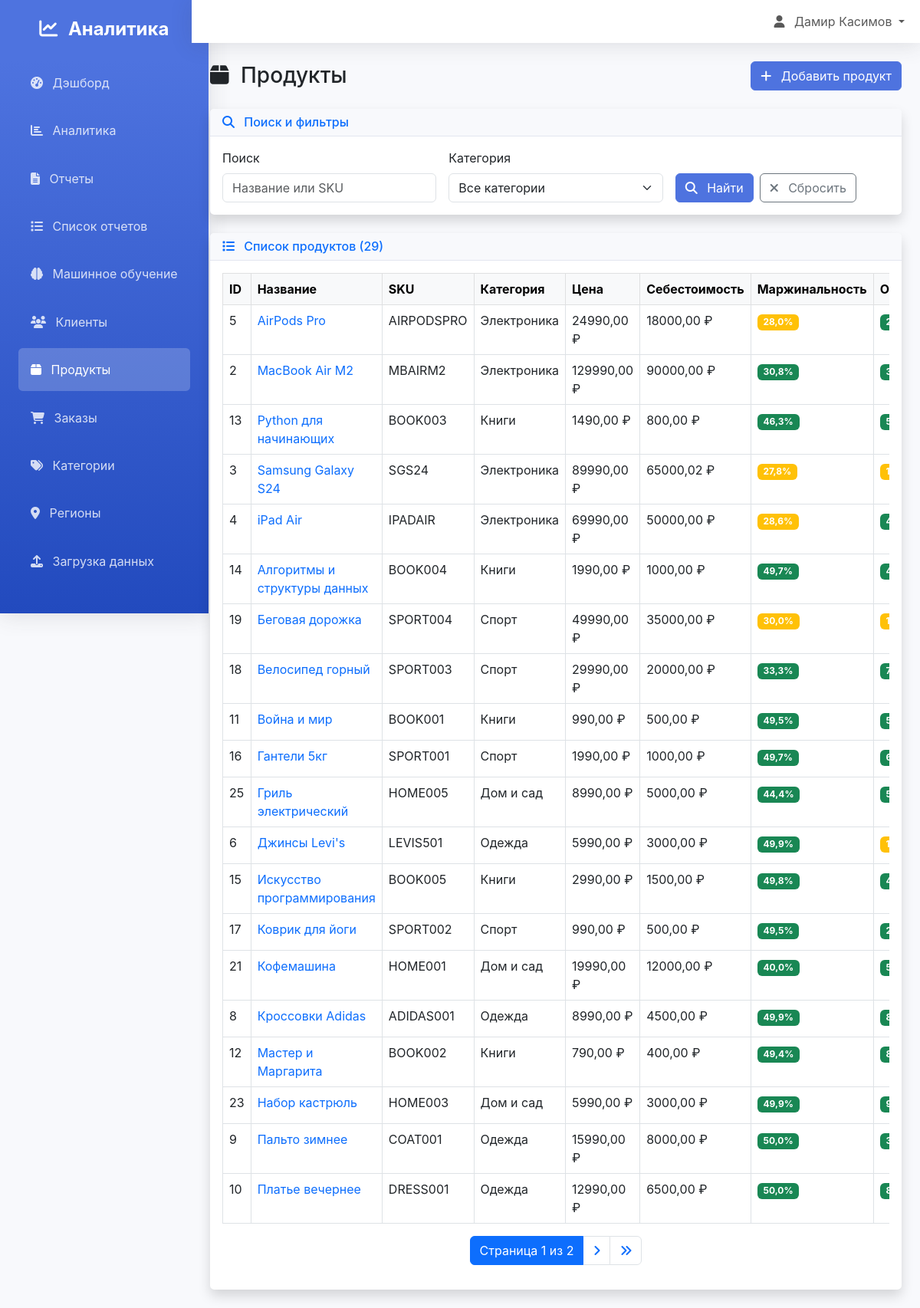
The page /products/ (signed in) on the database its author committed.
### analytics/models.py (models this page shows, shortened)
class Product(models.Model):
    name = models.CharField(max_length=200, verbose_name="Название")
    description = models.TextField(blank=True, verbose_name="Описание")
    category = models.ForeignKey(Category, on_delete=models.CASCADE, verbose_name="Категория")
    price = models.DecimalField(max_digits=10, decimal_places=2, verbose_name="Цена")
    cost = models.DecimalField(max_digits=10, decimal_places=2, verbose_name="Себестоимость")
    stock_quantity = models.IntegerField(default=0, verbose_name="Количество на складе")
    sku = models.CharField(max_length=50, unique=True, verbose_name="SKU")
    image = models.ImageField(upload_to='products/', blank=True, null=True, verbose_name="Изображение")
    created_at = models.DateTimeField(auto_now_add=True, verbose_name="Дата создания")
    updated_at = models.DateTimeField(auto_now=True, verbose_name="Дата обновления")
    is_active = models.BooleanField(default=True, verbose_name="Активен")
    class Meta:
        verbose_name = "Продукт"
        verbose_name_plural = "Продукты"
        ordering = ['name']
    @property
    def profit_margin(self):
        if self.price > 0:
            return ((self.price - self.cost) / self.price) * 100
        return 0

class Category(models.Model):
    name = models.CharField(max_length=100, verbose_name="Название")
    description = models.TextField(blank=True, verbose_name="Описание")
    created_at = models.DateTimeField(auto_now_add=True, verbose_name="Дата создания")
    class Meta:
        verbose_name = "Категория"
        verbose_name_plural = "Категории"
        ordering = ['name']

### analytics/views.py (the view)
# urls.py: path('products/', views.ProductListView.as_view(), name='product_list'),
class ProductListView(LoginRequiredMixin, ListView):
    model = Product
    template_name = 'analytics/product_list.html'
    context_object_name = 'products'
    paginate_by = 20
    def get_queryset(self):
        queryset = Product.objects.all()
        search = self.request.GET.get('search')
        category = self.request.GET.get('category')
        if search:
            queryset = queryset.filter(
                Q(name__icontains=search) |
                Q(sku__icontains=search)
            )
        if category:
            queryset = queryset.filter(category_id=category)
        return queryset
    def get_context_data(self, **kwargs):
        context = super().get_context_data(**kwargs)
        context['categories'] = Category.objects.all()
        return context

### templates/analytics/product_list.html (shortened to what this page needs)
{% extends 'base.html' %}
{% load crispy_forms_tags %}
{% block content %}
<div class="d-flex justify-content-between align-items-center mb-4">
    <h1 class="h3 mb-0 text-gray-800">
        <i class="fas fa-box me-2"></i>
        Продукты
    </h1>
    <a href="{% url 'analytics:product_create' %}" class="btn btn-primary">
        <i class="fas fa-plus me-2"></i>
        Добавить продукт
    </a>
</div>
<div class="card shadow mb-4">
    <div class="card-header">
        <h6 class="m-0 font-weight-bold text-primary">
            <i class="fas fa-search me-2"></i>
            Поиск и фильтры
        </h6>
    </div>
    <div class="card-body">
        <form method="get" class="row g-3">
            <div class="col-md-4">
                <label for="search" class="form-label">Поиск</label>
                <input type="text" class="form-control" id="search" name="search"
                       value="{{ request.GET.search }}" placeholder="Название или SKU">
            </div>
            <div class="col-md-4">
                <label for="category" class="form-label">Категория</label>
                <select class="form-select" id="category" name="category">
                    <option value="">Все категории</option>
                </select>
            </div>
            <div class="col-md-4 d-flex align-items-end">
                <button type="submit" class="btn btn-primary me-2">
                    <i class="fas fa-search me-2"></i>
                    Найти
                </button>
                <a href="{% url 'analytics:product_list' %}" class="btn btn-outline-secondary">
                    <i class="fas fa-times me-2"></i>
                    Сбросить
                </a>
            </div>
        </form>
    </div>
</div>
<div class="card shadow">
    <div class="card-header">
        <h6 class="m-0 font-weight-bold text-primary">
            <i class="fas fa-list me-2"></i>
            Список продуктов ({{ page_obj.paginator.count }})
        </h6>
    </div>
    <div class="card-body">
        {% if products %}
            <div class="table-responsive">
                <table class="table table-bordered table-hover">
                    <thead class="table-light">
                        <tr>
                            <th>ID</th>
                            <th>Название</th>
                            <th>SKU</th>
                            <th>Категория</th>
                            <th>Цена</th>
                            <th>Себестоимость</th>
                            <th>Маржинальность</th>
                            <th>Остаток</th>
                        </tr>
                    </thead>
                    <tbody>
                        {% for product in products %}
                        <tr>
                            <td>{{ product.id }}</td>
                            <td>
                                <a href="{% url 'analytics:product_detail' product.pk %}" class="text-decoration-none">
                                    {{ product.name }}
                                </a>
                            </td>
                            <td>{{ product.sku }}</td>
                            <td>{{ product.category.name }}</td>
                            <td>{{ product.price }} ₽</td>
                            <td>{{ product.cost }} ₽</td>
                            <td>
                                <span class="badge bg-{% if product.profit_margin > 30 %}success{% elif product.profit_margin > 15 %}warning{% else %}danger{% endif %}">
                                    {{ product.profit_margin|floatformat:1 }}%
                                </span>
                            </td>
                            <td>
                                <span class="badge bg-{% if product.stock_quantity > 20 %}success{% elif product.stock_quantity > 5 %}warning{% else %}danger{% endif %}">
                                </span>
                            </td>
                        </tr>
                        {% endfor %}
                    </tbody>
                </table>
            </div>
            {% if is_paginated %}
            <nav aria-label="Навигация по страницам">
                <ul class="pagination justify-content-center">
                    <li class="page-item active">
                        <span class="page-link">
                            Страница {{ page_obj.number }} из {{ page_obj.paginator.num_pages }}
                        </span>
                    </li>
                    {% if page_obj.has_next %}
                        <li class="page-item">
                            <a class="page-link" href="?page={{ page_obj.next_page_number }}{% if request.GET.search %}&search={{ request.GET.search }}{% endif %}{% if request.GET.category %}&category={{ request.GET.category }}{% endif %}">
                                <i class="fas fa-angle-right"></i>
                            </a>
                        </li>
                        <li class="page-item">
                            <a class="page-link" href="?page={{ page_obj.paginator.num_pages }}">
                                <i class="fas fa-angle-double-right"></i>
                            </a>
                        </li>
                    {% endif %}
                </ul>
            </nav>
            {% endif %}
        {% endif %}
    </div>
</div>
{% endblock %}

### templates/base.html (shortened to what this page needs)
<!DOCTYPE html>
<html lang="ru">
<head>
    <link href="https://cdn.jsdelivr.net/npm/bootstrap@5.3.0/dist/css/bootstrap.min.css" rel="stylesheet">
    <link rel="stylesheet" href="https://cdnjs.cloudflare.com/ajax/libs/font-awesome/6.4.0/css/all.min.css">
</head>
<body>
    <nav class="sidebar position-fixed" id="sidebar">
        <div class="p-4">
            <div class="text-center mb-4">
                <h4 class="text-white fw-bold">
                    <i class="fas fa-chart-line me-2"></i>
                    Аналитика
                </h4>
            </div>
            <ul class="nav flex-column">
                <li class="nav-item">
                    <a class="nav-link" href="{% url 'dashboard:dashboard' %}">
                        <i class="fas fa-tachometer-alt me-2"></i>
                        Дэшборд
                    </a>
                </li>
                <li class="nav-item">
                    <a class="nav-link" href="{% url 'dashboard:analytics' %}">
                        <i class="fas fa-chart-bar me-2"></i>
                        Аналитика
                    </a>
                </li>
                <li class="nav-item">
                    <a class="nav-link" href="{% url 'dashboard:reports' %}">
                        <i class="fas fa-file-alt me-2"></i>
                        Отчеты
                    </a>
                </li>
                <li class="nav-item">
                    <a class="nav-link" href="{% url 'analytics:report_list' %}">
                        <i class="fas fa-list me-2"></i>
                        Список отчетов
                    </a>
                </li>
                <li class="nav-item">
                    <a class="nav-link" href="{% url 'ml_models:dashboard' %}">
                        <i class="fas fa-brain me-2"></i>
                        Машинное обучение
                    </a>
                </li>
                <li class="nav-item">
                    <a class="nav-link" href="{% url 'analytics:customer_list' %}">
                        <i class="fas fa-users me-2"></i>
                        Клиенты
                    </a>
                </li>
                <li class="nav-item">
                    <a class="nav-link" href="{% url 'analytics:product_list' %}">
                        <i class="fas fa-box me-2"></i>
                        Продукты
                    </a>
                </li>
                <li class="nav-item">
                    <a class="nav-link" href="{% url 'analytics:order_list' %}">
                        <i class="fas fa-shopping-cart me-2"></i>
                        Заказы
                    </a>
                </li>
                <li class="nav-item">
                    <a class="nav-link" href="{% url 'analytics:category_list' %}">
                        <i class="fas fa-tags me-2"></i>
                        Категории
                    </a>
                </li>
                <li class="nav-item">
                    <a class="nav-link" href="{% url 'analytics:region_list' %}">
                        <i class="fas fa-map-marker-alt me-2"></i>
                        Регионы
                    </a>
                </li>
                <li class="nav-item">
                    <a class="nav-link" href="{% url 'analytics:data_upload' %}">
                        <i class="fas fa-upload me-2"></i>
                        Загрузка данных
                    </a>
                </li>
            </ul>
        </div>
    </nav>
    <div class="main-content">
        <nav class="navbar navbar-expand-lg navbar-light">
            <div class="container-fluid">
                <div class="navbar-nav ms-auto">
                    {% if user.is_authenticated %}
                        <div class="nav-item dropdown">
                            <a class="nav-link dropdown-toggle" href="#" id="navbarDropdown" role="button" data-bs-toggle="dropdown">
                                <i class="fas fa-user me-2"></i>
                                {{ user.get_full_name|default:user.username }}
                            </a>
                        </div>
                    {% else %}
                        <a class="nav-link" href="{% url 'login' %}">
                            <i class="fas fa-sign-in-alt me-2"></i>Войти
                        </a>
                    {% endif %}
                </div>
            </div>
        </nav>
        <div class="container-fluid p-4">
            {% block content %}{% endblock %}
        </div>
    </div>
</body>
</html>

### templates/base.html (style rules this page uses)
:root { --primary-color: #4e73df; --secondary-color: #858796; --success-color: #1cc88a; --info-color: #36b9cc; --warning-color: #f6c23e; --danger-color: #e74a3b; --dark-color: #5a5c69; }
body { font-family: 'Nunito', -apple-system, BlinkMacSystemFont, "Segoe UI", Roboto, "Helvetica Neue", Arial, sans-serif; background-color: #f8f9fc; }
.sidebar { min-height: 100vh; background: linear-gradient(180deg, var(--primary-color) 10%, #224abe 100%); box-shadow: 0 0.15rem 1.75rem 0 rgba(58, 59, 69, 0.15); }
.sidebar .nav-link { color: rgba(255, 255, 255, 0.8); padding: 1rem; border-radius: 0.35rem; margin: 0.2rem 0; transition: all 0.3s ease; }
.sidebar .nav-link.active { color: #fff; background-color: rgba(255, 255, 255, 0.2); }
.main-content { margin-left: 0; transition: margin-left 0.3s ease; }
@media (min-width: 768px) { .main-content { margin-left: 250px; } }
.card { border: none; border-radius: 0.35rem; box-shadow: 0 0.15rem 1.75rem 0 rgba(58, 59, 69, 0.15); }
.card-header { background-color: #f8f9fc; border-bottom: 1px solid #e3e6f0; font-weight: 700; }
.btn-primary { background-color: var(--primary-color); border-color: var(--primary-color); }
.navbar { background-color: #fff; box-shadow: 0 0.15rem 1.75rem 0 rgba(58, 59, 69, 0.15); }

### rows shown on the page
Product: id "5", name "AirPods Pro", sku "AIRPODSPRO", category.name "Электроника", price "24990,00", cost "18000,00", profit_margin "28,0"
Product: id "2", name "MacBook Air M2", sku "MBAIRM2", category.name "Электроника", price "129990,00", cost "90000,00", profit_margin "30,8"
Product: id "13", name "Python для начинающих", sku "BOOK003", category.name "Книги", price "1490,00", cost "800,00", profit_margin "46,3"
Product: id "3", name "Samsung Galaxy S24", sku "SGS24", category.name "Электроника", price "89990,00", cost "65000,02", profit_margin "27,8"
Product: id "4", name "iPad Air", sku "IPADAIR", category.name "Электроника", price "69990,00", cost "50000,00", profit_margin "28,6"
Product: id "14", name "Алгоритмы и структуры данных", sku "BOOK004", category.name "Книги", price "1990,00", cost "1000,00", profit_margin "49,7"
Product: id "19", name "Беговая дорожка", sku "SPORT004", category.name "Спорт", price "49990,00", cost "35000,00", profit_margin "30,0"
Product: id "18", name "Велосипед горный", sku "SPORT003", category.name "Спорт", price "29990,00", cost "20000,00", profit_margin "33,3"
Product: id "11", name "Война и мир", sku "BOOK001", category.name "Книги", price "990,00", cost "500,00", profit_margin "49,5"
Product: id "16", name "Гантели 5кг", sku "SPORT001", category.name "Спорт", price "1990,00", cost "1000,00", profit_margin "49,7"
Product: id "25", name "Гриль электрический", sku "HOME005", category.name "Дом и сад", price "8990,00", cost "5000,00", profit_margin "44,4"
Product: id "6", name "Джинсы Levi's", sku "LEVIS501", category.name "Одежда", price "5990,00", cost "3000,00", profit_margin "49,9"
Product: id "15", name "Искусство программирования", sku "BOOK005", category.name "Книги", price "2990,00", cost "1500,00", profit_margin "49,8"
Product: id "17", name "Коврик для йоги", sku "SPORT002", category.name "Спорт", price "990,00", cost "500,00", profit_margin "49,5"
Product: id "21", name "Кофемашина", sku "HOME001", category.name "Дом и сад", price "19990,00", cost "12000,00", profit_margin "40,0"
Product: id "8", name "Кроссовки Adidas", sku "ADIDAS001", category.name "Одежда", price "8990,00", cost "4500,00", profit_margin "49,9"
Product: id "12", name "Мастер и Маргарита", sku "BOOK002", category.name "Книги", price "790,00", cost "400,00", profit_margin "49,4"
Product: id "23", name "Набор кастрюль", sku "HOME003", category.name "Дом и сад", price "5990,00", cost "3000,00", profit_margin "49,9"
Product: id "9", name "Пальто зимнее", sku "COAT001", category.name "Одежда", price "15990,00", cost "8000,00", profit_margin "50,0"
Product: id "10", name "Платье вечернее", sku "DRESS001", category.name "Одежда", price "12990,00", cost "6500,00", profit_margin "50,0"

### other values the page prints
{{ user.get_full_name|default:user.username }} "Дамир Касимов"
{{ page_obj.paginator.count }} "29"
{{ page_obj.number }} "1"
{{ page_obj.paginator.num_pages }} "2"
